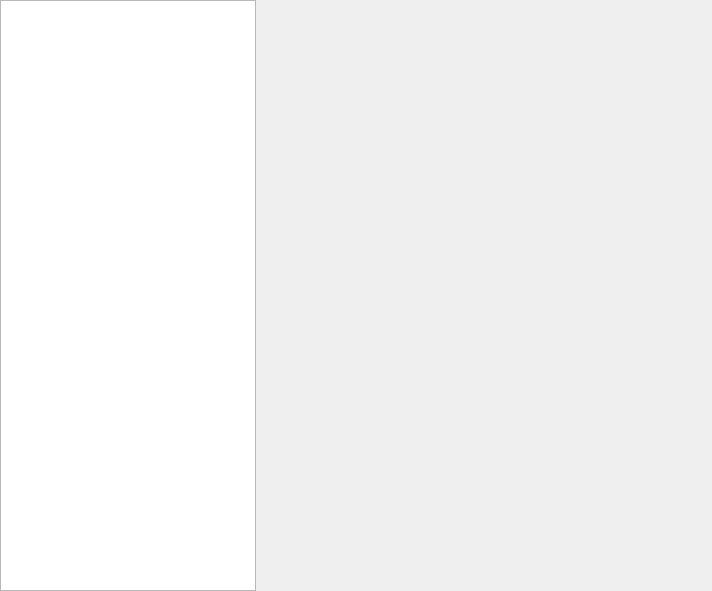
<?xml version="1.0" encoding="UTF-8"?>
<ui version="4.0">
 <class>KiranCpanelAppearance</class>
 <widget class="QWidget" name="KiranCpanelAppearance">
  <property name="geometry">
   <rect>
    <x>0</x>
    <y>0</y>
    <width>712</width>
    <height>591</height>
   </rect>
  </property>
  <property name="windowTitle">
   <string>KiranCpanelAppearance</string>
  </property>
  <layout class="QHBoxLayout" name="horizontalLayout">
   <property name="spacing">
    <number>0</number>
   </property>
   <property name="leftMargin">
    <number>0</number>
   </property>
   <property name="topMargin">
    <number>0</number>
   </property>
   <property name="rightMargin">
    <number>0</number>
   </property>
   <property name="bottomMargin">
    <number>0</number>
   </property>
   <item>
    <widget class="QWidget" name="widget_sidebar" native="true">
     <property name="sizePolicy">
      <sizepolicy hsizetype="Maximum" vsizetype="Preferred">
       <horstretch>0</horstretch>
       <verstretch>0</verstretch>
      </sizepolicy>
     </property>
     <layout class="QVBoxLayout" name="verticalLayout">
      <property name="leftMargin">
       <number>0</number>
      </property>
      <property name="topMargin">
       <number>0</number>
      </property>
      <property name="rightMargin">
       <number>0</number>
      </property>
      <property name="bottomMargin">
       <number>0</number>
      </property>
      <item>
       <widget class="KiranSidebarWidget" name="listWidget">
        <property name="sizePolicy">
         <sizepolicy hsizetype="Preferred" vsizetype="Expanding">
          <horstretch>0</horstretch>
          <verstretch>0</verstretch>
         </sizepolicy>
        </property>
        <property name="maximumSize">
         <size>
          <width>282</width>
          <height>16777215</height>
         </size>
        </property>
       </widget>
      </item>
     </layout>
    </widget>
   </item>
   <item>
    <widget class="QWidget" name="widget_page" native="true">
     <layout class="QVBoxLayout" name="verticalLayout_2">
      <property name="spacing">
       <number>0</number>
      </property>
      <property name="leftMargin">
       <number>0</number>
      </property>
      <property name="topMargin">
       <number>0</number>
      </property>
      <property name="rightMargin">
       <number>0</number>
      </property>
      <property name="bottomMargin">
       <number>0</number>
      </property>
      <item>
       <widget class="QStackedWidget" name="stackedWidget">
        <widget class="Wallpaper" name="page_wallpaper"/>
        <widget class="Themes" name="page_theme"/>
        <widget class="Fonts" name="page_font"/>
       </widget>
      </item>
     </layout>
    </widget>
   </item>
  </layout>
 </widget>
 <layoutdefault spacing="6" margin="11"/>
 <customwidgets>
  <customwidget>
   <class>KiranSidebarWidget</class>
   <extends>QListWidget</extends>
   <header location="global">/usr/include/kiranwidgets-qt5/kiran-sidebar-widget.h</header>
  </customwidget>
  <customwidget>
   <class>Fonts</class>
   <extends>QWidget</extends>
   <header>pages/font/fonts.h</header>
   <container>1</container>
  </customwidget>
  <customwidget>
   <class>Themes</class>
   <extends>QWidget</extends>
   <header>pages/theme/themes.h</header>
   <container>1</container>
  </customwidget>
  <customwidget>
   <class>Wallpaper</class>
   <extends>QWidget</extends>
   <header>pages/wallpaper/wallpaper.h</header>
   <container>1</container>
  </customwidget>
 </customwidgets>
 <resources/>
 <connections/>
</ui>
